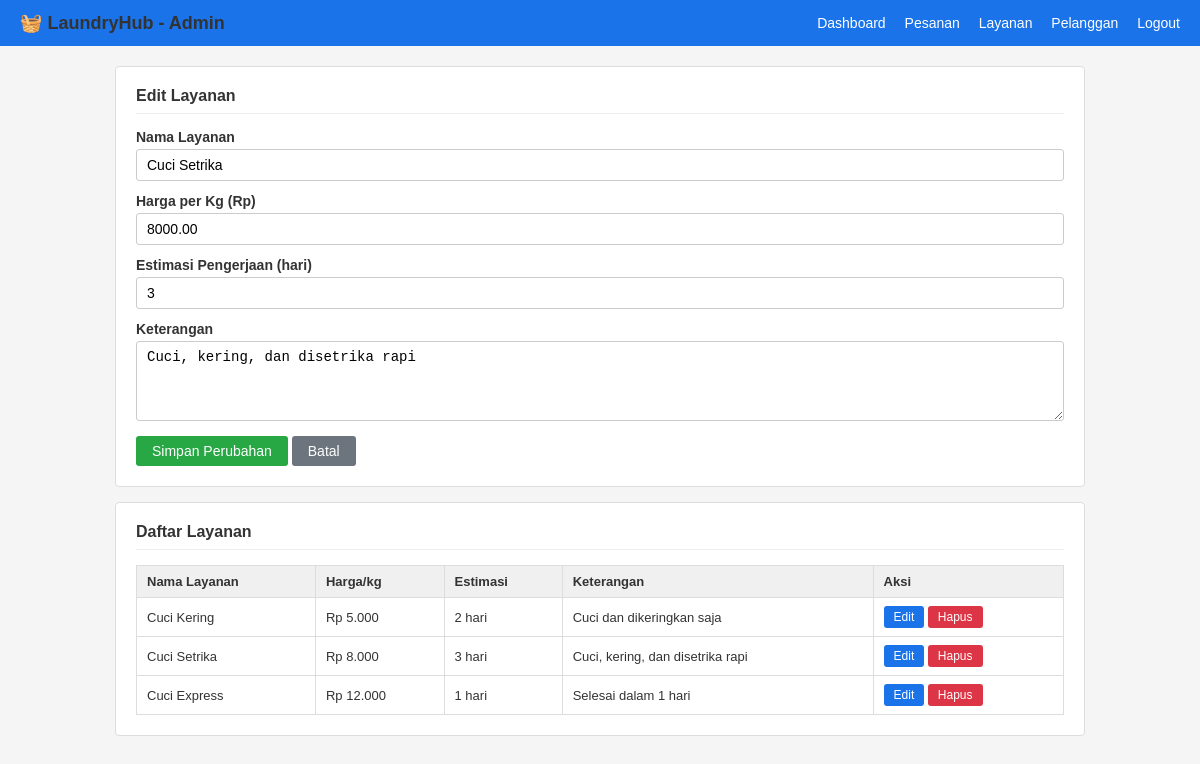
The page /admin/layanan.php?edit=2 (signed in) on the database its author committed.
### tables this page shows
CREATE TABLE IF NOT EXISTS layanan (
    id INT AUTO_INCREMENT PRIMARY KEY,
    nama_layanan VARCHAR(100) NOT NULL,
    harga_per_kg DECIMAL(10,2) NOT NULL,
    estimasi_hari INT NOT NULL,
    keterangan TEXT
);

### includes/koneksi.php (called while the page is built, shortened)
<?php
function rupiah($angka) {
    return 'Rp ' . number_format($angka, 0, ',', '.');
}
?>

### admin/layanan.php (the view, shortened to what this page needs)
<?php
require_once '../includes/session.php';
$edit_data = null;
if (isset($_GET['edit'])) {
    $edit_id  = (int)$_GET['edit'];
    $result   = mysqli_query($koneksi, "SELECT * FROM layanan WHERE id = $edit_id");
    $edit_data = mysqli_fetch_assoc($result);
}
$layanan_list = mysqli_query($koneksi, "SELECT * FROM layanan ORDER BY id");
?>
<!DOCTYPE html>
<html lang="id">
<head>
    <link rel="stylesheet" href="../css/style.css">
</head>
<body>
<div class="navbar">
    <span class="brand">🧺 LaundryHub - Admin</span>
    <div>
        <a href="dashboard.php">Dashboard</a>
        <a href="pesanan.php">Pesanan</a>
        <a href="layanan.php">Layanan</a>
        <a href="pelanggan.php">Pelanggan</a>
        <a href="../logout.php">Logout</a>
    </div>
</div>
<div class="container">
    <div class="card">
        <h2><?= $edit_data ? 'Edit Layanan' : 'Tambah Layanan Baru' ?></h2>
        <form method="POST">
            <div class="form-group">
                <label>Nama Layanan</label>
                <input type="text" name="nama_layanan" required
                       value="<?= $edit_data['nama_layanan'] ?? '' ?>">
            </div>
            <div class="form-group">
                <label>Harga per Kg (Rp)</label>
                <input type="number" name="harga_per_kg" required min="1000" step="500"
                       value="<?= $edit_data['harga_per_kg'] ?? '' ?>">
            </div>
            <div class="form-group">
                <label>Estimasi Pengerjaan (hari)</label>
                <input type="number" name="estimasi_hari" required min="1" max="14"
                       value="<?= $edit_data['estimasi_hari'] ?? '' ?>">
            </div>
            <div class="form-group">
                <label>Keterangan</label>
                <textarea name="keterangan"><?= $edit_data['keterangan'] ?? '' ?></textarea>
            </div>
            <button type="submit" class="btn btn-success">
                <?= $edit_data ? 'Simpan Perubahan' : 'Tambah Layanan' ?>
            </button>
            <?php if ($edit_data): ?>
                <a href="layanan.php" class="btn btn-secondary">Batal</a>
            <?php endif; ?>
        </form>
    </div>
    <div class="card">
        <h2>Daftar Layanan</h2>
        <table>
            <thead>
                <tr><th>Nama Layanan</th><th>Harga/kg</th><th>Estimasi</th><th>Keterangan</th><th>Aksi</th></tr>
            </thead>
            <tbody>
            <?php while ($row = mysqli_fetch_assoc($layanan_list)): ?>
                <tr>
                    <td><?= $row['nama_layanan'] ?></td>
                    <td><?= rupiah($row['harga_per_kg']) ?></td>
                    <td><?= $row['estimasi_hari'] ?> hari</td>
                    <td><?= $row['keterangan'] ?></td>
                    <td>
                        <a href="layanan.php?edit=<?= $row['id'] ?>" class="btn btn-sm btn-primary">Edit</a>
                        <a href="layanan.php?hapus=<?= $row['id'] ?>" class="btn btn-sm btn-danger"
                           onclick="return confirm('Hapus layanan ini?')">Hapus</a>
                    </td>
                </tr>
            <?php endwhile; ?>
            </tbody>
        </table>
    </div>
</div>
</body>
</html>

### css/style.css (style rules this page uses)
* { box-sizing: border-box; margin: 0; padding: 0; }
body { font-family: Arial, sans-serif; font-size: 14px; background: #f5f5f5; color: #333; }
.navbar { background: #1a73e8; padding: 12px 20px; display: flex; justify-content: space-between; align-items: center; }
.navbar a { color: #fff; text-decoration: none; margin-left: 15px; }
.navbar .brand { font-size: 18px; font-weight: bold; }
.container { max-width: 1000px; margin: 20px auto; padding: 0 15px; }
.card { background: #fff; border: 1px solid #ddd; border-radius: 4px; padding: 20px; margin-bottom: 15px; }
.card h2 { margin-bottom: 15px; font-size: 16px; border-bottom: 1px solid #eee; padding-bottom: 8px; }
.form-group { margin-bottom: 12px; }
.form-group label { display: block; margin-bottom: 4px; font-weight: bold; }
.form-group input, .form-group select, .form-group textarea { width: 100%; padding: 7px 10px; border: 1px solid #ccc; border-radius: 3px; font-size: 14px; }
.form-group textarea { height: 80px; resize: vertical; }
.btn { padding: 7px 16px; border: none; border-radius: 3px; cursor: pointer; font-size: 14px; text-decoration: none; display: inline-block; }
.btn-primary { background: #1a73e8; color: #fff; }
.btn-success { background: #28a745; color: #fff; }
.btn-danger { background: #dc3545; color: #fff; }
.btn-secondary { background: #6c757d; color: #fff; }
.btn-sm { padding: 4px 10px; font-size: 12px; }
table { width: 100%; border-collapse: collapse; margin-top: 10px; }
table th, table td { border: 1px solid #ddd; padding: 8px 10px; text-align: left; font-size: 13px; }
table th { background: #f0f0f0; font-weight: bold; }

### rows shown on the page
layanan: nama_layanan "Cuci Setrika", harga_per_kg "8000.00", estimasi_hari "3", keterangan "Cuci, kering, dan disetrika rapi", harga_per_kg "Rp 8.000"
layanan: nama_layanan "Cuci Kering", harga_per_kg "Rp 5.000", estimasi_hari "2", keterangan "Cuci dan dikeringkan saja"
layanan: nama_layanan "Cuci Express", harga_per_kg "Rp 12.000", estimasi_hari "1", keterangan "Selesai dalam 1 hari"
